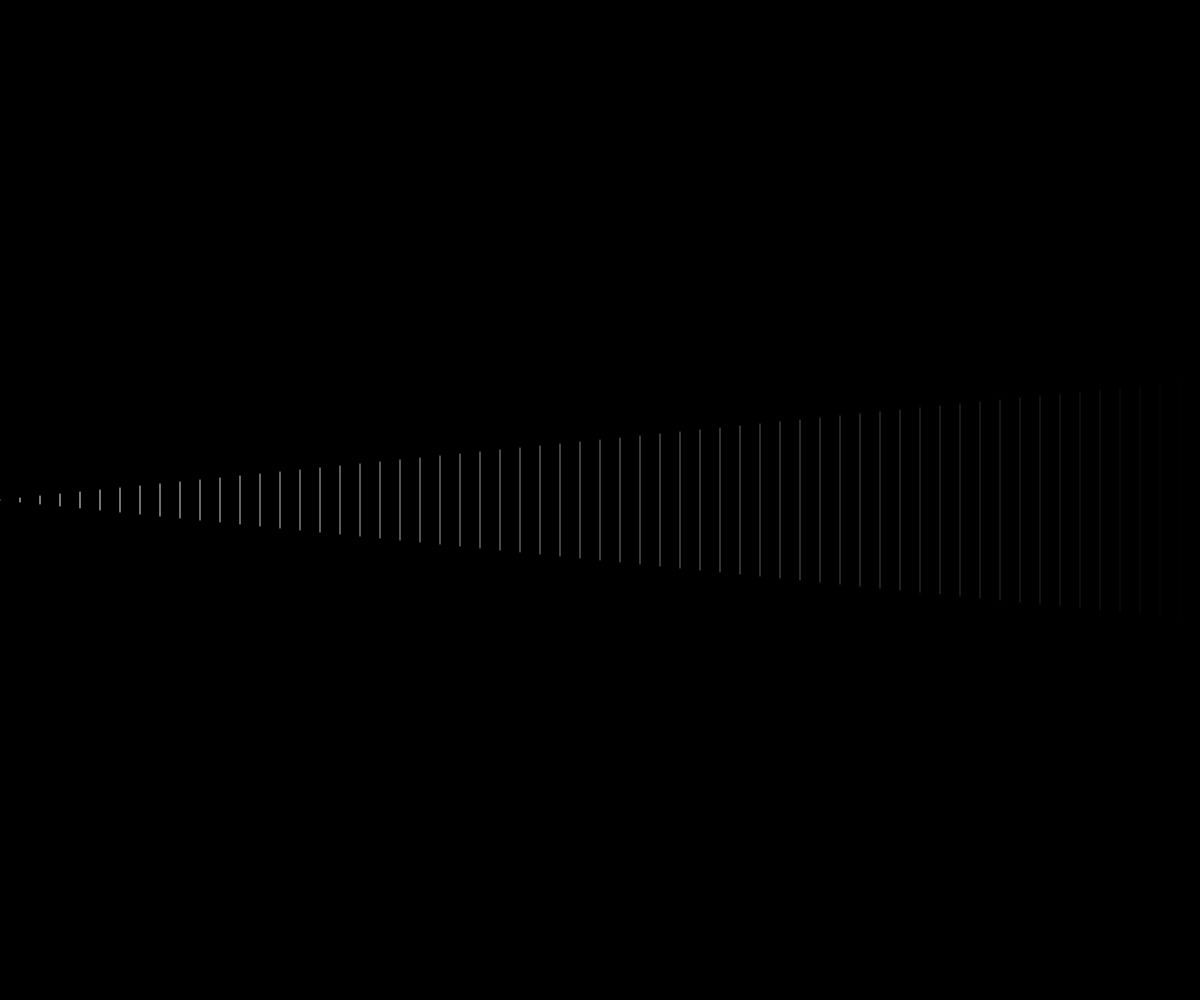
Frame 1 (no input)
Frame 60 (no input): identical to frame 1, image omitted
Frame 120 (the mouse pressed at the canvas centre since frame 60): identical to frame 1, image omitted

The p5.js sketch that drew this single still picture (run headless with seeded random() and noise() and a simulated clock; from frame 60 on, the mouse is pressed at the canvas centre):

// p5.js sketch
// ── sketch.js
function setup() {
    // put setup code here
    createCanvas(windowWidth, windowHeight);
}

function draw() {

    background(0);

    for (let x = 0; x < width; x += 20) {
        stroke(abs(1.0-(x/width)) * 255);
        line(x, height / 2 + (x / 10), x, height / 2 - (x / 10));
    }
}
